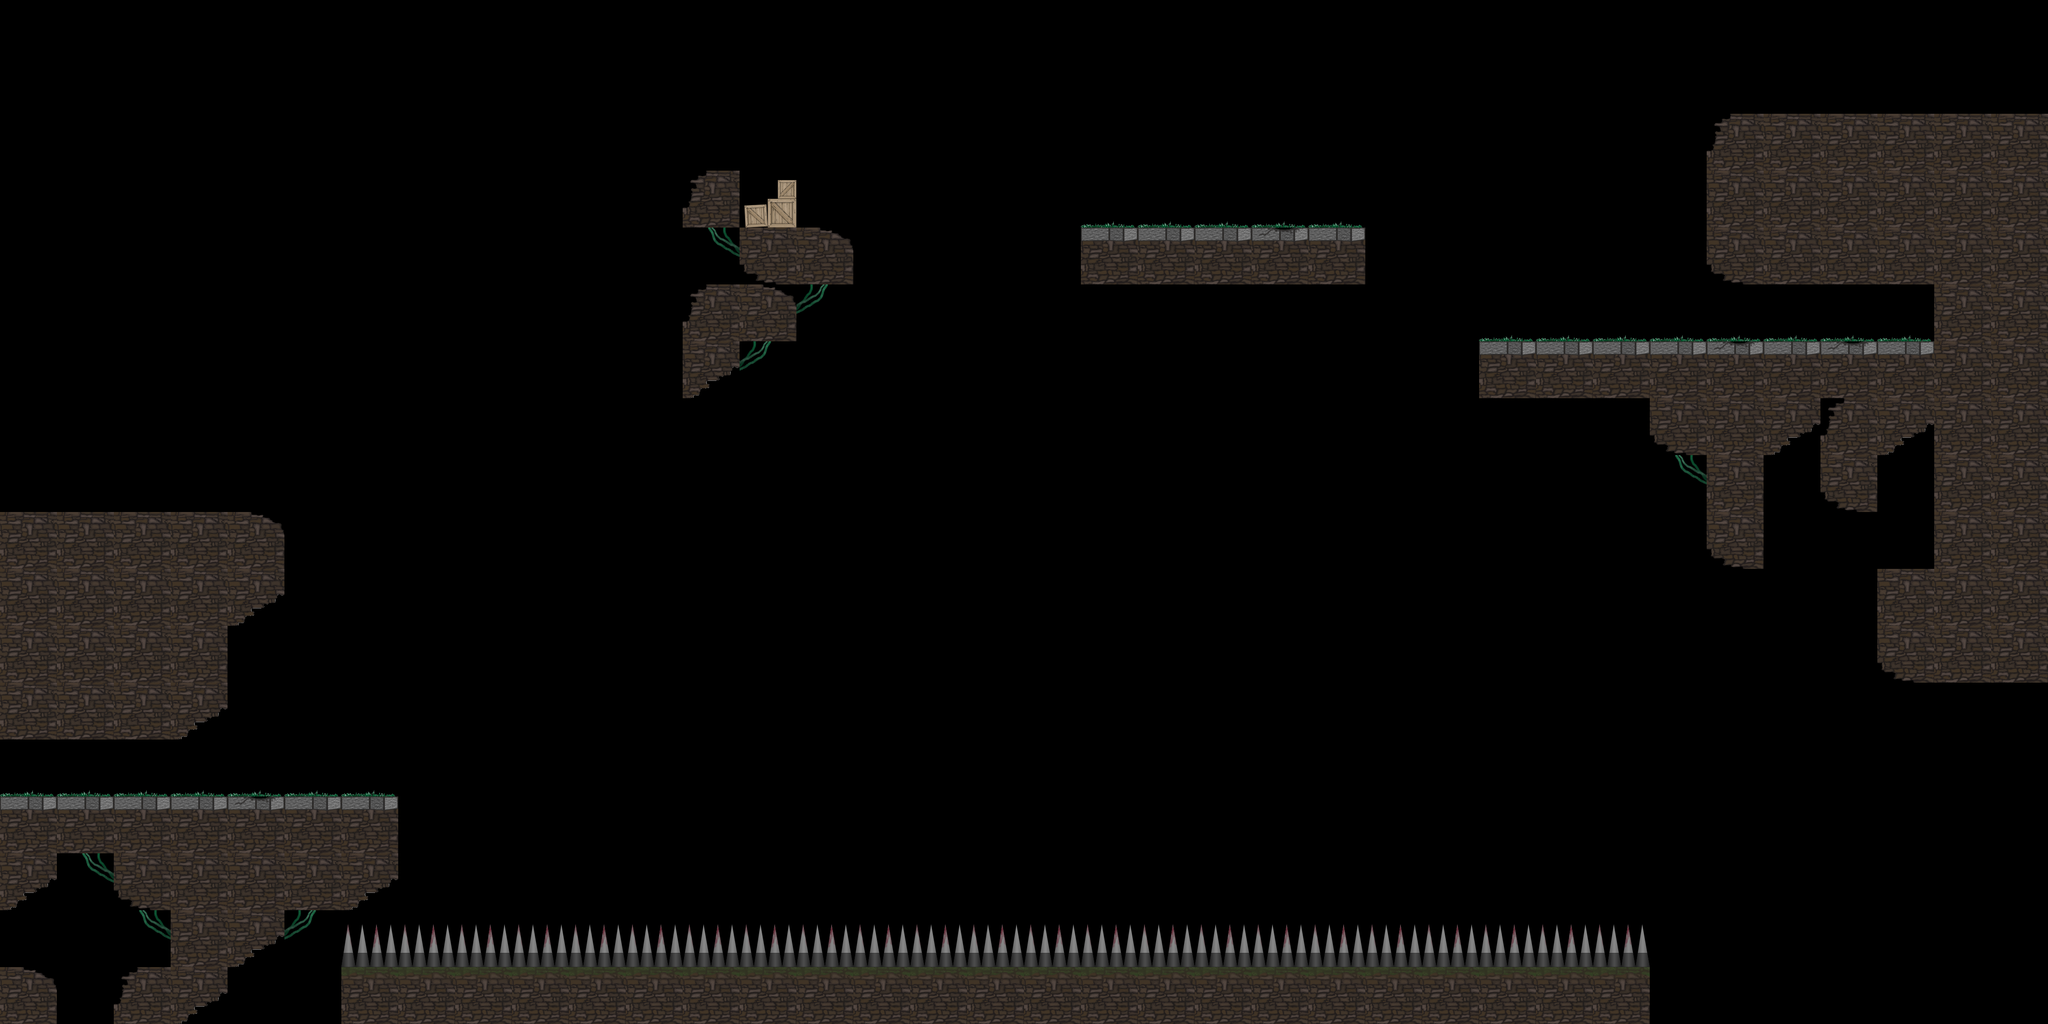

A 2D game scene composited from a Tiled map and its tileset images. What follows is a short description and the map's XML, with each tile layer's data collapsed to a summary:
An orthogonal 36x18 tile map with 128x128 px tiles, 2 tile layers (Physics, Tiles) and 21 objects (10x StateBlock, 4x Light, 2x Moveable, Spawn, Deathtouch, ...).

<map version="1.0" orientation="orthogonal" renderorder="right-down" width="36" height="18" tilewidth="128" tileheight="128" nextobjectid="66">
 <properties>
  <property name="Ambient" value="audio/ambient2.mp3" />
  <property name="IntroText" value="&quot;I remember death&quot;                                  A 6 feet male of young age, bludgeoned to death. Sleeping with your wife.                                          Your hands are bleedy... " />
  <property name="background" value="textures/backgrounds/background.png" />
 </properties>
 <tileset firstgid="1" name="Tiles" tilewidth="128" tileheight="128" tilecount="14">
  <tile id="0">
   <image width="128" height="128" source="../textures/objects/crate.png" />
  </tile>
  <tile id="1">
   <image width="128" height="128" source="../textures/objects/stone.png" />
  </tile>
  <tile id="2">
   <image width="128" height="128" source="../textures/objects/spikes.png" />
  </tile>
  <tile id="3">
   <image width="128" height="128" source="../textures/objects/crate2.png" />
  </tile>
  <tile id="4">
   <image width="128" height="128" source="../textures/objects/stone3.png" />
  </tile>
  <tile id="5">
   <image width="128" height="128" source="../textures/objects/stone_grass.png" />
  </tile>
  <tile id="6">
   <image width="128" height="128" source="../textures/objects/stone_se.png" />
  </tile>
  <tile id="7">
   <image width="128" height="128" source="../textures/objects/stone_ne.png" />
  </tile>
  <tile id="8">
   <image width="128" height="128" source="../textures/objects/stone_nw.png" />
  </tile>
  <tile id="9">
   <image width="128" height="128" source="../textures/objects/stone_sw.png" />
  </tile>
  <tile id="10">
   <image width="128" height="128" source="../textures/objects/plants.png" />
  </tile>
  <tile id="11">
   <image width="128" height="128" source="../textures/objects/plants2.png" />
  </tile>
  <tile id="12">
   <image width="128" height="128" source="../textures/objects/stone3_broken.png" />
  </tile>
  <tile id="13">
   <image width="128" height="128" source="../textures/objects/grass.png" />
  </tile>
 </tileset>
 <layer name="Physics" width="36" height="18">
  <data>[648 cells, 31 non-empty, 6 distinct tile ids]</data>
 </layer>
 <layer name="Tiles" width="36" height="18">
  <data>[648 cells, 140 non-empty, 13 distinct tile ids]</data>
 </layer>
 <objectgroup name="GameObjects">
  <object id="1" name="Player" type="Spawn" x="637.333" y="1638.67" width="128" height="128" />
  <object id="16" name="Death" type="Deathtouch" x="640" y="2108" width="3072" height="60" />
  <object id="22" name="Finish" type="Finish" x="3584" y="640" width="128" height="128">
   <properties>
    <property name="NextLevel" value="levels/5.tmx" />
   </properties>
  </object>
  <object id="24" name="R" type="StateBlock" x="896" y="1664" width="128" height="128">
   <properties>
    <property name="Color" value="R" />
   </properties>
  </object>
  <object id="39" name="Platform" type="Moveable" x="1536" y="1152" width="256" height="128">
   <properties>
    <property name="Color" value="R" />
   </properties>
  </object>
  <object id="41" name="Light" type="Light" x="3328" y="640" width="128" height="128">
   <properties>
    <property name="Animation" value="textures/lights/light.anim" />
    <property name="D_B" value="1.5" />
    <property name="D_G" value="1.5" />
    <property name="D_R" value="1.5" />
    <property name="S_B" value="0.5" />
    <property name="S_G" value="0.5" />
    <property name="S_R" value="0.5" />
   </properties>
   <ellipse />
  </object>
  <object id="42" name="Light" type="Light" x="2688" y="384" width="128" height="128">
   <properties>
    <property name="Animation" value="textures/lights/light.anim" />
    <property name="D_B" value="1.5" />
    <property name="D_G" value="1.5" />
    <property name="D_R" value="2.0" />
    <property name="S_B" value="0.5" />
    <property name="S_G" value="0.5" />
    <property name="S_R" value="0.5" />
   </properties>
   <ellipse />
  </object>
  <object id="43" name="Text" type="Text" x="896" y="896" width="384" height="128">
   <properties>
    <property name="B" value="0.05" />
    <property name="G" value="0.05" />
    <property name="R" value="0.25" />
    <property name="Scale" value="3.0" />
    <property name="Text" value="So much darkness" />
   </properties>
  </object>
  <object id="44" name="Light" type="Light" x="1664" y="640" width="128" height="128">
   <properties>
    <property name="Animation" value="textures/lights/light.anim" />
    <property name="D_B" value="1.5" />
    <property name="D_G" value="1.5" />
    <property name="D_R" value="1.5" />
    <property name="S_B" value="0.5" />
    <property name="S_G" value="0.5" />
    <property name="S_R" value="0.5" />
   </properties>
   <ellipse />
  </object>
  <object id="47" name="R" type="StateBlock" x="1024" y="1536" width="128" height="128">
   <properties>
    <property name="Color" value="R" />
   </properties>
  </object>
  <object id="48" name="B" type="StateBlock" x="1408" y="1152" width="128" height="128">
   <properties>
    <property name="Color" value="B" />
   </properties>
  </object>
  <object id="50" name="G" type="StateBlock" x="1152" y="1408" width="128" height="128">
   <properties>
    <property name="Color" value="G" />
   </properties>
  </object>
  <object id="52" name="G" type="StateBlock" x="1792" y="1152" width="128" height="128">
   <properties>
    <property name="Color" value="G" />
   </properties>
  </object>
  <object id="55" name="Sign" type="Sign" x="2560" y="384" width="128" height="128">
   <properties>
    <property name="Text" value="You find a torn newspaper article" />
   </properties>
  </object>
  <object id="59" name="B" type="StateBlock" x="1280" y="1280" width="128" height="128">
   <properties>
    <property name="Color" value="B" />
   </properties>
  </object>
  <object id="60" name="B" type="StateBlock" x="1920" y="1024" width="128" height="128">
   <properties>
    <property name="Color" value="B" />
   </properties>
  </object>
  <object id="61" name="B" type="StateBlock" x="2176" y="768" width="128" height="128">
   <properties>
    <property name="Color" value="B" />
   </properties>
  </object>
  <object id="62" name="G" type="StateBlock" x="2048" y="896" width="128" height="128">
   <properties>
    <property name="Color" value="G" />
   </properties>
  </object>
  <object id="63" name="R" type="StateBlock" x="2304" y="640" width="128" height="128">
   <properties>
    <property name="Color" value="R" />
   </properties>
  </object>
  <object id="64" name="Platform" type="Moveable" x="3072" y="512" width="256" height="256">
   <properties>
    <property name="Color" value="-" />
   </properties>
  </object>
  <object id="65" name="Light" type="Light" x="512" y="1664" width="128" height="128">
   <properties>
    <property name="Animation" value="textures/lights/light.anim" />
    <property name="D_B" value="1.5" />
    <property name="D_G" value="1.5" />
    <property name="D_R" value="1.5" />
    <property name="S_B" value="0.5" />
    <property name="S_G" value="0.5" />
    <property name="S_R" value="0.5" />
   </properties>
   <ellipse />
  </object>
 </objectgroup>
</map>